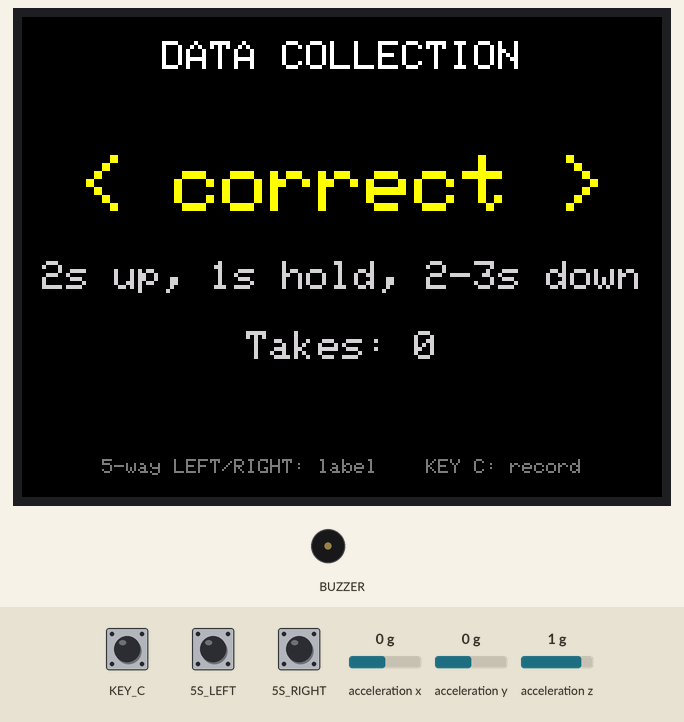
Recording of a sketch running on a simulated Seeed Wio Terminal. Parts: 320×240 colour display, buzzer (waves = sounding). Inputs (shaded band) come from the test bench; at power-on: KEY_C HIGH, 5S_LEFT HIGH, 5S_RIGHT HIGH, acceleration x 0 g, acceleration y 0 g, acceleration z 1 g. Random numbers use the default seed unless the sketch sets one; what the sketch prints to the serial monitor is not drawn.

Above: at 1.4 s.
1.5 s: KEY_C pulled LOW for 0.15 s
At 2.4 s:
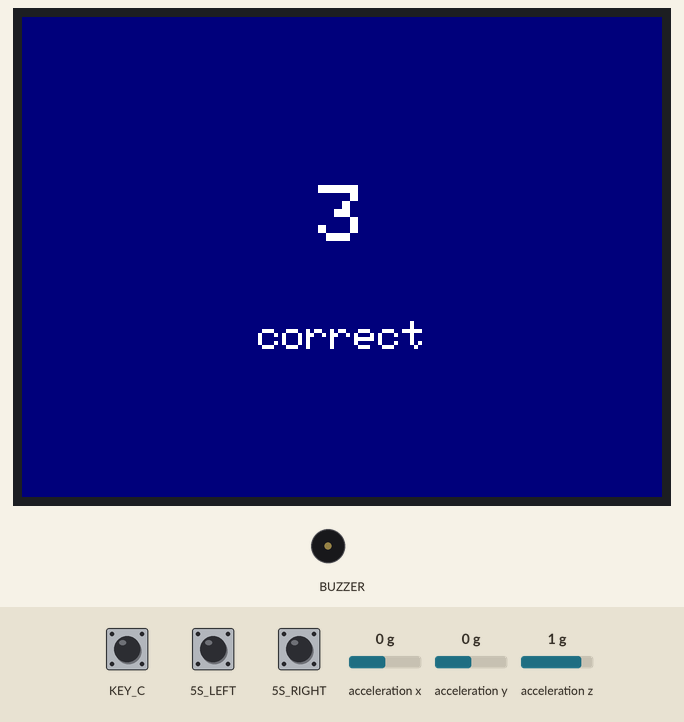
At 6.2 s:
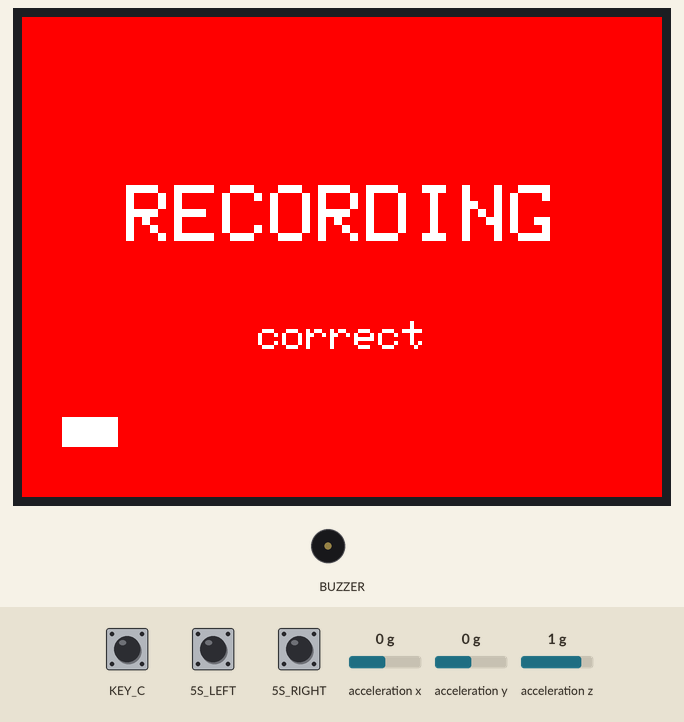
Timing chart, 0 to 7.7 s (numbered marks = the images above; inputs shaded):
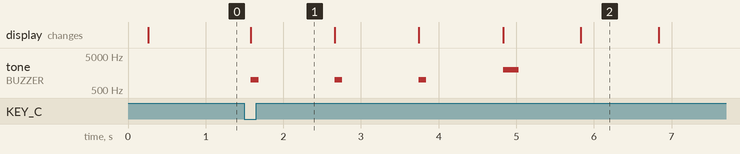

The sketch:

data_collection.ino
```cpp
/*************************************************************
  Final Project - Leg Extension Form Coach
  DATA COLLECTION sketch (for the Edge Impulse web Studio)

  Records labelled "takes" of the built-in accelerometer at 100 Hz
  and prints each one on the Serial port as a CSV file that can be
  uploaded directly in Edge Impulse Studio:
      Data acquisition -> Upload data

  How to use
    1. Fix the Wio Terminal to the machine arm (same place and
       orientation you will use later, see PINOUT.md).
    2. Open the Serial Monitor (115200 baud) or run
       tools/serial_to_csv.py to save the takes automatically.
    3. 5-way switch LEFT / RIGHT -> choose the label
         idle | slow | correct | fast
    4. Press KEY_C (left top button) -> 3 beeps countdown ->
       recording for RECORD_SECONDS, do the reps at that tempo.
    5. A long beep marks the end. The CSV is printed between
         --- BEGIN <label>.<session>.<n>.csv ---
         --- END ---
       Copy it into a file with that name (or let the script do it).
       Edge Impulse reads the label from the text before the first dot.

  CSV format
    timestamp,accX,accY,accZ     (ms, m/s^2, m/s^2, m/s^2)

  Hardware: everything built in (LIS3DHTR on Wire1, LCD, buzzer,
  5-way switch, KEY_C). Library: Seeed_Arduino_LIS3DHTR.
 *************************************************************/

#include <LIS3DHTR.h>
#include <TFT_eSPI.h>

#define SAMPLE_RATE_HZ   100                       // must be the same in the whole project
#define SAMPLE_PERIOD_US (1000000UL / SAMPLE_RATE_HZ)
#define RECORD_SECONDS   10                        // length of one take
#define GRAVITY_MS2      9.80665f                  // sensor gives g, Edge Impulse wants m/s^2

LIS3DHTR<TwoWire> lis;
TFT_eSPI tft;

// Labels must be EXACTLY the same names used in Edge Impulse
// and in leg_extension_coach.ino (labelToClass()).
const char *LABELS[] = {"idle", "slow", "correct", "fast"};

// Tempo reminder shown under each label (see EDGE_IMPULSE_SETUP.md)
const char *HINTS[] = {
  "Sit still / small moves",
  "4s up, hold, 4s down",
  "2s up, 1s hold, 2-3s down",
  "<1s up, no hold, <1s down",
};
const int LABEL_COUNT = 4;

int labelIndex = 2;                 // start on "correct"
int takes[LABEL_COUNT] = {0, 0, 0, 0};
char sessionId[5];                  // random tag so files from different sessions never clash

// ---------- Screen ----------

void drawMenu()
{
  tft.fillScreen(TFT_BLACK);
  tft.setTextDatum(MC_DATUM);

  tft.setTextSize(2);
  tft.setTextColor(TFT_WHITE, TFT_BLACK);
  tft.drawString("DATA COLLECTION", 160, 20);

  // Selected label, big, with arrows to show it can be changed
  tft.setTextSize(4);
  tft.setTextColor(TFT_YELLOW, TFT_BLACK);
  tft.drawString(String("< ") + LABELS[labelIndex] + " >", 160, 85);

  tft.setTextSize(2);
  tft.setTextColor(TFT_LIGHTGREY, TFT_BLACK);
  tft.drawString(HINTS[labelIndex], 160, 130);
  tft.drawString(String("Takes: ") + takes[labelIndex], 160, 165);

  tft.setTextSize(1);
  tft.setTextColor(TFT_DARKGREY, TFT_BLACK);
  tft.drawString("5-way LEFT/RIGHT: label    KEY C: record", 160, 225);
}

void drawStatus(const char *text, uint16_t bg)
{
  tft.fillScreen(bg);
  tft.setTextDatum(MC_DATUM);
  tft.setTextSize(4);
  tft.setTextColor(TFT_WHITE, bg);
  tft.drawString(text, 160, 100);
  tft.setTextSize(2);
  tft.drawString(LABELS[labelIndex], 160, 160);
}

// ---------- Recording ----------

void recordTake()
{
  takes[labelIndex]++;

  // Countdown: 3 short beeps, one per second, so the user can get ready
  for (int i = 3; i > 0; i--)
  {
    drawStatus(String(i).c_str(), TFT_NAVY);
    tone(WIO_BUZZER, 1000, 100);
    delay(1000);
  }
  drawStatus("RECORDING", TFT_RED);
  tone(WIO_BUZZER, 2000, 200);

  // File header. The script / user saves everything between the markers.
  Serial.printf("--- BEGIN %s.%s.%02d.csv ---\n", LABELS[labelIndex], sessionId, takes[labelIndex]);
  Serial.println("timestamp,accX,accY,accZ");

  const int totalSamples = RECORD_SECONDS * SAMPLE_RATE_HZ;
  unsigned long nextUs = micros();

  for (int i = 0; i < totalSamples; i++)
  {
    // Wait for the exact sample time so the rate is a steady 100 Hz
    while ((long)(micros() - nextUs) < 0) { }
    nextUs += SAMPLE_PERIOD_US;

    float x = lis.getAccelerationX() * GRAVITY_MS2;
    float y = lis.getAccelerationY() * GRAVITY_MS2;
    float z = lis.getAccelerationZ() * GRAVITY_MS2;

    // Ideal timestamp (i * 10 ms): the samples are taken at that rate
    Serial.printf("%lu,%.4f,%.4f,%.4f\n", (unsigned long)i * 1000UL / SAMPLE_RATE_HZ, x, y, z);

    // Progress bar once per second (small drawing, does not disturb timing)
    if (i % SAMPLE_RATE_HZ == 0)
    {
      int w = map(i, 0, totalSamples, 0, 280);
      tft.fillRect(20, 200, w, 15, TFT_WHITE);
    }
  }

  Serial.println("--- END ---");
  tone(WIO_BUZZER, 600, 500);       // long low beep = finished
  delay(600);
  drawMenu();
}

// ---------- Setup & loop ----------

void setup()
{
  Serial.begin(115200);
  pinMode(WIO_BUZZER, OUTPUT);
  pinMode(WIO_KEY_C, INPUT_PULLUP);
  pinMode(WIO_5S_LEFT, INPUT_PULLUP);
  pinMode(WIO_5S_RIGHT, INPUT_PULLUP);

  tft.begin();
  tft.setRotation(3);

  // Built-in accelerometer: internal I2C bus Wire1
  lis.begin(Wire1);
  if (!lis.isConnection())
  {
    Serial.println("LIS3DHTR not found!");
    drawStatus("NO SENSOR", TFT_RED);
    while (true) delay(1000);
  }
  lis.setOutputDataRate(LIS3DHTR_DATARATE_100HZ);
  lis.setFullScaleRange(LIS3DHTR_RANGE_4G);   // +-4 g is plenty for this exercise

  randomSeed(analogRead(WIO_LIGHT) + micros());
  snprintf(sessionId, sizeof(sessionId), "%04lx", random(0x10000));

  Serial.println("Data collection ready. Choose a label and press KEY C.");
  drawMenu();
}

void loop()
{
  if (digitalRead(WIO_5S_LEFT) == LOW)
  {
    labelIndex = (labelIndex + LABEL_COUNT - 1) % LABEL_COUNT;
    drawMenu();
    delay(250);                     // simple debounce, nothing else runs here
  }
  if (digitalRead(WIO_5S_RIGHT) == LOW)
  {
    labelIndex = (labelIndex + 1) % LABEL_COUNT;
    drawMenu();
    delay(250);
  }
  if (digitalRead(WIO_KEY_C) == LOW)
  {
    recordTake();
  }
}
```

Measured:
- after the input at 1.5 s, tone on BUZZER: plays 1000 Hz for 0.10 s, 1000 Hz for 0.10 s, 1000 Hz for 0.10 s, 2000 Hz for 0.20 s, starting after 0.08 s; the display: changes after 0.08 s (image 1)
